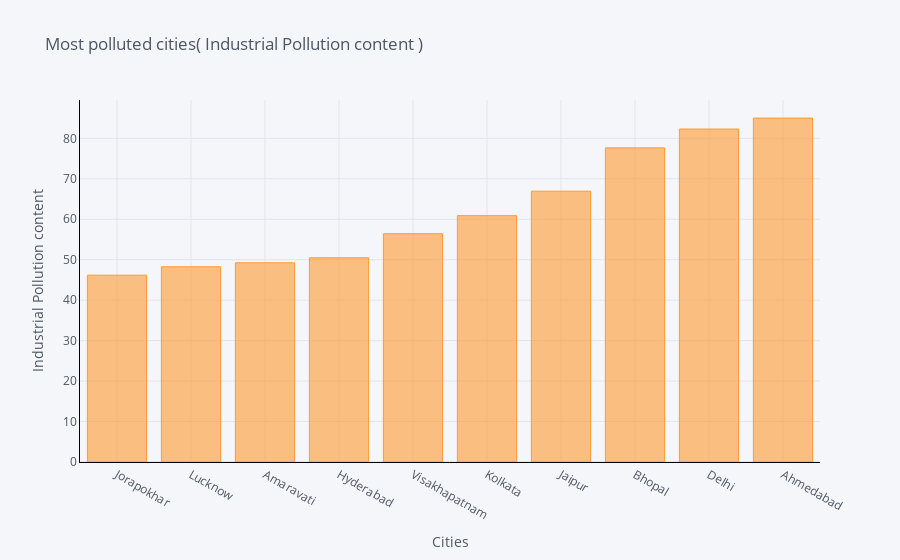
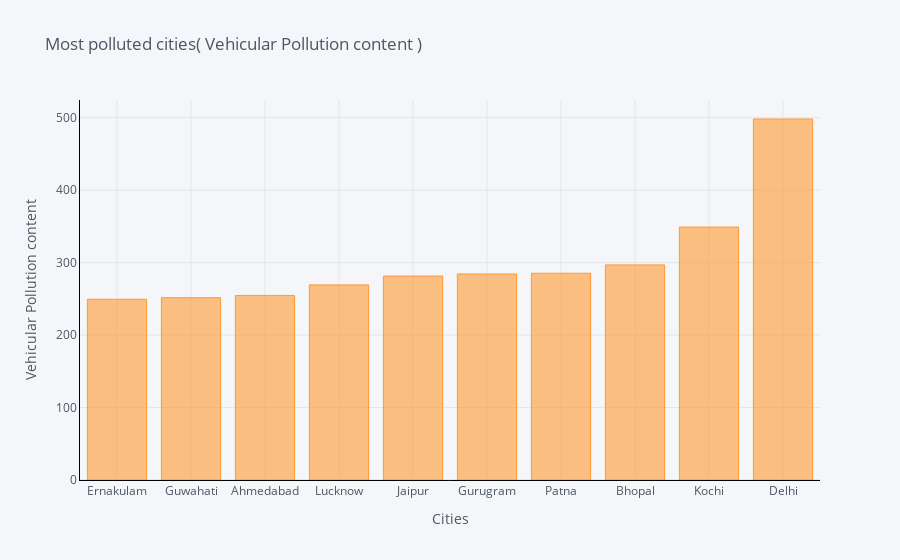

The notebook cell these images were saved under, in order:
### Code cell
# Most Polluted Cities 
def max_bar_plot(var):
    x1 = df[['City',var]].groupby(["City"]).median().sort_values(by = var,
    ascending = True).tail(10).iplot(kind='bar', xTitle='Cities',yTitle=var, 
                                     linecolor='black', title='{2} {1} {0}'.format(")",var,' Most polluted cities('))

p1 = max_bar_plot('Industrial Pollution content')
p2 = max_bar_plot('Vehicular Pollution content')

### Figure 1 — Plotly figure (JSON) as saved in the notebook; plotly's stock layout.template omitted (floating-point values rounded to 4 significant figures)
{"data": [{"marker": {"color": "rgba(255, 153, 51, 0.6)", "line": {"color": "rgba(255, 153, 51, 1.0)", "width": 1}}, "name": "Industrial Pollution content", "orientation": "v", "text": "", "type": "bar", "x": ["Jorapokhar", "Lucknow", "Amaravati", "Hyderabad", "Visakhapatnam", "Kolkata", "Jaipur", "Bhopal", "Delhi", "Ahmedabad"], "y": [46.18, 48.25, 49.24, 50.47, 56.42, 60.88, 66.94, 77.64, 82.3, 85]}], "layout": {"legend": {"bgcolor": "#F5F6F9", "font": {"color": "#4D5663"}}, "paper_bgcolor": "#F5F6F9", "plot_bgcolor": "#F5F6F9", "title": {"font": {"color": "#4D5663"}, "text": " Most polluted cities( Industrial Pollution content )"}, "xaxis": {"gridcolor": "#E1E5ED", "linecolor": "black", "showgrid": true, "tickfont": {"color": "#4D5663"}, "title": {"font": {"color": "#4D5663"}, "text": "Cities"}, "zerolinecolor": "#E1E5ED"}, "yaxis": {"gridcolor": "#E1E5ED", "linecolor": "black", "showgrid": true, "tickfont": {"color": "#4D5663"}, "title": {"font": {"color": "#4D5663"}, "text": "Industrial Pollution content"}, "zerolinecolor": "#E1E5ED"}}}

### Figure 2 — Plotly figure (JSON) as saved in the notebook; plotly's stock layout.template omitted (floating-point values rounded to 4 significant figures)
{"data": [{"marker": {"color": "rgba(255, 153, 51, 0.6)", "line": {"color": "rgba(255, 153, 51, 1.0)", "width": 1}}, "name": "Vehicular Pollution content", "orientation": "v", "text": "", "type": "bar", "x": ["Ernakulam", "Guwahati", "Ahmedabad", "Lucknow", "Jaipur", "Gurugram", "Patna", "Bhopal", "Kochi", "Delhi"], "y": [249.4, 251.6, 254.7, 269.2, 281.4, 284.3, 285.3, 296.8, 349.0, 498.1]}], "layout": {"legend": {"bgcolor": "#F5F6F9", "font": {"color": "#4D5663"}}, "paper_bgcolor": "#F5F6F9", "plot_bgcolor": "#F5F6F9", "title": {"font": {"color": "#4D5663"}, "text": " Most polluted cities( Vehicular Pollution content )"}, "xaxis": {"gridcolor": "#E1E5ED", "linecolor": "black", "showgrid": true, "tickfont": {"color": "#4D5663"}, "title": {"font": {"color": "#4D5663"}, "text": "Cities"}, "zerolinecolor": "#E1E5ED"}, "yaxis": {"gridcolor": "#E1E5ED", "linecolor": "black", "showgrid": true, "tickfont": {"color": "#4D5663"}, "title": {"font": {"color": "#4D5663"}, "text": "Vehicular Pollution content"}, "zerolinecolor": "#E1E5ED"}}}
